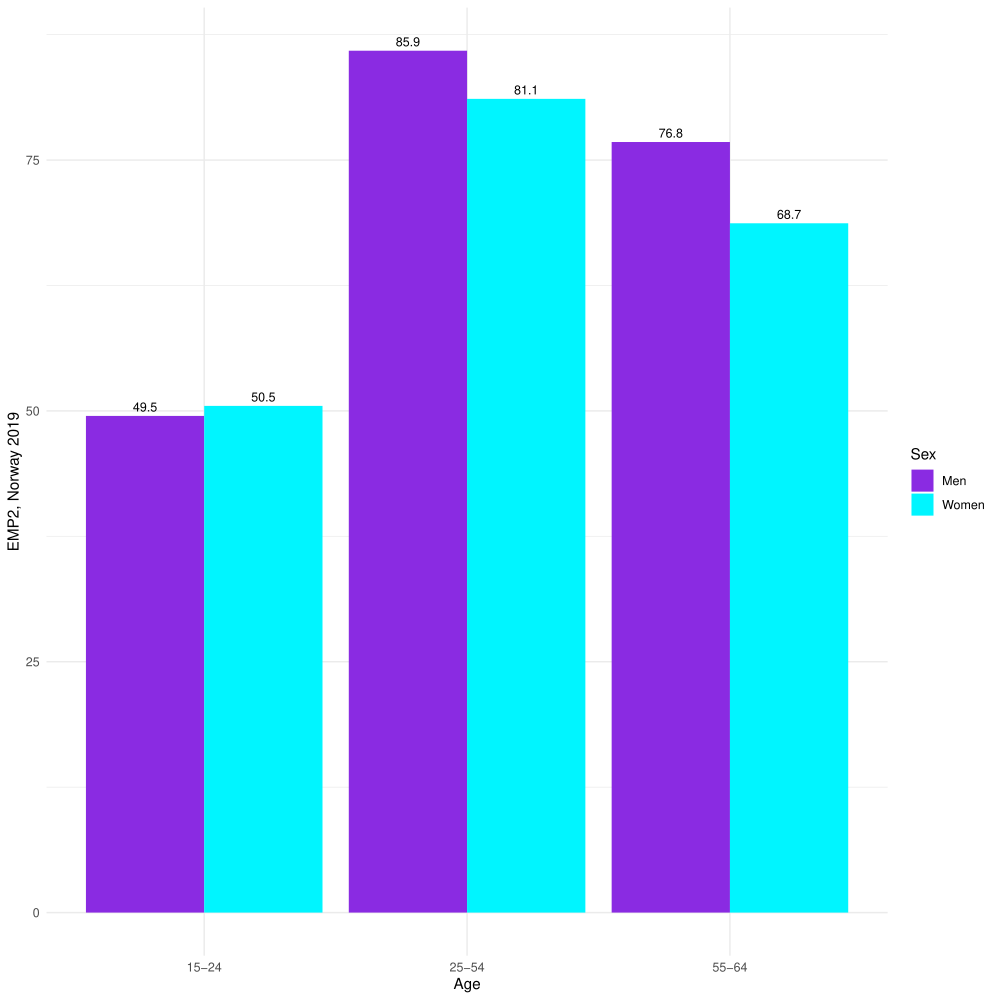

This chart was generated by the following R code:
# bibliotecas necessárias
library(dplyr)
library(ggplot2)

setwd('/Users/pimpao/Library/CloudStorage/OneDrive-Personal/Code/R/Projeto PE 22_23/pergunta_3')

#ler o ficheiro e colocar os dados numa tabela
data <- read.delim("GENDER_EMP_19032023152556091.txt")

#filtrar os dados
data_norway_2019_emp2_Sex <- data %>%
  filter(COU == "NOR", IND == "EMP2",Time==2019, Sex %in% c("Men", "Women"), AGE %in% c("1524", "2554", "5564"))

#criar conjunto de dados a usar no gráfico
df <- data.frame(Sex=c("Men", "Women","Men", "Women","Men", "Women"),
                 Age = c("15-24", "15-24", "25-54","25-54", "55-64", "55-64"),
                 EMP2=as.numeric(as.character(data_norway_2019_emp2_Sex$Value)))

# Call the pdf command to start the plot - with the directory i want to save in + plot width + plot height (both in inches)
pdf(file='/Users/pimpao/Library/CloudStorage/OneDrive-Personal/Code/R/Projeto PE 22_23/pergunta_3/Rplot.pdf', width = 10, height = 10)

#construção do gráfico
p <- ggplot(df, aes(x=Age, y=EMP2, fill=Sex)) +
  geom_bar(stat="identity" , position=position_dodge()) + 
  geom_text(aes(label = round(EMP2, 1)), position = position_dodge(width = 0.9), vjust = -0.5, color = "black", size=3
            ) +
  theme_minimal()
p + scale_fill_manual(values=c("blueviolet", "turquoise1"))+
  ylab("EMP2, Norway 2019")

dev.off()
